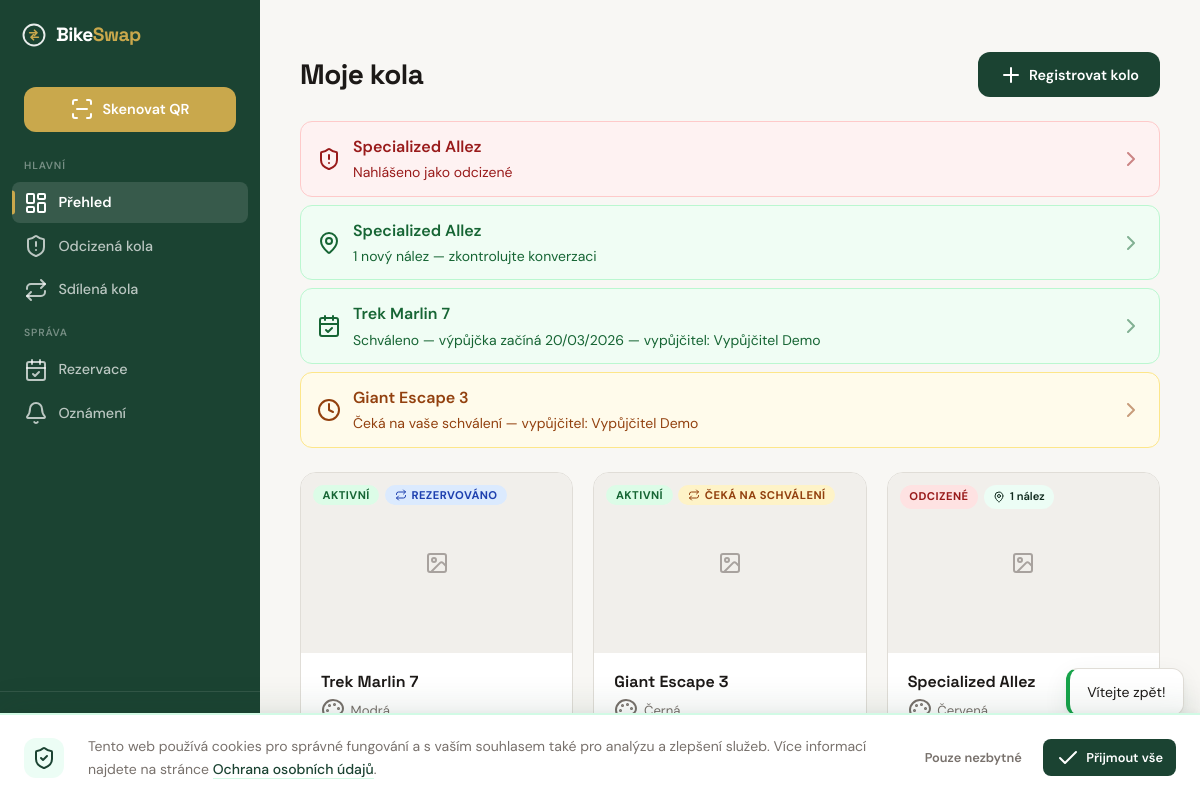
The app's page /dashboard (signed in) with its own data.
### tables this page shows
CREATE TABLE IF NOT EXISTS `bikes` (
    `id`                   INT UNSIGNED    NOT NULL AUTO_INCREMENT,
    `owner_id`             INT UNSIGNED    NOT NULL,
    `qr_hash`              VARCHAR(64)     NOT NULL,
    `brand`                VARCHAR(100)    NOT NULL,
    `model`                VARCHAR(100)    NULL DEFAULT NULL,
    `color`                VARCHAR(50)     NOT NULL,
    `frame_number`         VARCHAR(100)    NULL DEFAULT NULL,
    `year_of_manufacture`  SMALLINT UNSIGNED NULL DEFAULT NULL,
    `description`          TEXT            NULL DEFAULT NULL,
    `status`               ENUM('active', 'stolen', 'found', 'recovered', 'seized') NOT NULL DEFAULT 'active',
    `is_shared`            TINYINT(1)      NOT NULL DEFAULT 0,
    `auto_accept`          TINYINT(1)      NOT NULL DEFAULT 0,
    `availability_days`    VARCHAR(20)     DEFAULT NULL,
    `created_at`           DATETIME        NOT NULL DEFAULT CURRENT_TIMESTAMP,
    `updated_at`           DATETIME        NOT NULL DEFAULT CURRENT_TIMESTAMP ON UPDATE CURRENT_TIMESTAMP,

    PRIMARY KEY (`id`),
    UNIQUE KEY `uq_bikes_qr_hash` (`qr_hash`),
    KEY `idx_bikes_owner` (`owner_id`),
    KEY `idx_bikes_status` (`status`),
    KEY `idx_bikes_shared` (`is_shared`),
    CONSTRAINT `fk_bikes_owner` FOREIGN KEY (`owner_id`) REFERENCES `users` (`id`) ON DELETE CASCADE
);

CREATE TABLE IF NOT EXISTS `reservations` (
    `id`                 INT UNSIGNED    NOT NULL AUTO_INCREMENT,
    `bike_id`            INT UNSIGNED    NOT NULL,
    `borrower_id`        INT UNSIGNED    NOT NULL,
    `owner_id`           INT UNSIGNED    NOT NULL,
    `conversation_token` VARCHAR(64)     NOT NULL,
    `date_from`          DATE            NOT NULL,
    `date_to`            DATE            NOT NULL,
    `message`            TEXT            NULL DEFAULT NULL,
    `status`             ENUM('pending','approved','rejected','active','completed','cancelled','not_returned','disputed') NOT NULL DEFAULT 'pending',
    `not_returned_reason`  TEXT          NULL DEFAULT NULL,
    `dispute_reason`       TEXT          NULL DEFAULT NULL,
    `admin_resolution`     ENUM('borrower_guilty','owner_guilty') NULL DEFAULT NULL,
    `admin_resolved_by`    INT UNSIGNED  NULL DEFAULT NULL,
    `admin_resolved_at`    DATETIME      NULL DEFAULT NULL,
    `created_at`         DATETIME        NOT NULL DEFAULT CURRENT_TIMESTAMP,
    `updated_at`         DATETIME        NOT NULL DEFAULT CURRENT_TIMESTAMP ON UPDATE CURRENT_TIMESTAMP,

    PRIMARY KEY (`id`),
    UNIQUE KEY `uq_reservations_token` (`conversation_token`),
    KEY `idx_reservations_bike_dates` (`bike_id`, `date_from`, `date_to`, `status`),
    KEY `idx_reservations_borrower` (`borrower_id`, `status`),
    KEY `idx_reservations_owner` (`owner_id`, `status`),
    CONSTRAINT `fk_reservations_bike` FOREIGN KEY (`bike_id`) REFERENCES `bikes` (`id`) ON DELETE CASCADE,
    CONSTRAINT `fk_reservations_borrower` FOREIGN KEY (`borrower_id`) REFERENCES `users` (`id`) ON DELETE CASCADE,
    CONSTRAINT `fk_reservations_owner` FOREIGN KEY (`owner_id`) REFERENCES `users` (`id`) ON DELETE CASCADE,
    CONSTRAINT `fk_reservations_admin` FOREIGN KEY (`admin_resolved_by`) REFERENCES `users` (`id`) ON DELETE SET NULL
);

CREATE TABLE IF NOT EXISTS `users` (
    `id`                 INT UNSIGNED    NOT NULL AUTO_INCREMENT,
    `email`              VARCHAR(255)    NOT NULL,
    `password_hash`      VARCHAR(255)    NOT NULL,
    `role`               ENUM('user', 'police', 'admin') NOT NULL DEFAULT 'user',
    `first_name`         VARCHAR(50)     NOT NULL,
    `surname`            VARCHAR(50)     NOT NULL DEFAULT '',
    `phone`              VARCHAR(20)     NULL DEFAULT NULL,
    `address`            VARCHAR(255)    NULL DEFAULT NULL,
    `is_verified`        TINYINT(1)      NOT NULL DEFAULT 0,
    `verification_token` VARCHAR(64)     NULL DEFAULT NULL,
    `password_reset_token`   VARCHAR(64) NULL DEFAULT NULL,
    `password_reset_expires` DATETIME    NULL DEFAULT NULL,
    `totp_secret`        VARCHAR(255)    NULL DEFAULT NULL,
    `totp_enabled`       TINYINT(1)      NOT NULL DEFAULT 0,
    `karma_score`        INT             NOT NULL DEFAULT 0,
    `is_banned`          TINYINT(1)      NOT NULL DEFAULT 0,
    `created_at`         DATETIME        NOT NULL DEFAULT CURRENT_TIMESTAMP,
    `updated_at`         DATETIME        NOT NULL DEFAULT CURRENT_TIMESTAMP ON UPDATE CURRENT_TIMESTAMP,
    `last_login_at`      DATETIME        NULL DEFAULT NULL,

    PRIMARY KEY (`id`),
    UNIQUE KEY `uq_users_email` (`email`),
    KEY `idx_users_role` (`role`)
);

### templates/bike/my-bikes.php (the view, shortened to what the rows shown need)
<div class="page-header">
  <h1>Moje kola</h1>
</div>
<?php
  $stolenBikes = array_filter($bikes, fn($b) => $b->isStolen());
  $bikesWithFinds = array_filter($bikes, fn($b) => ($foundReportCounts[$b->getId()] ?? 0) > 0);
  $hasAlerts = !empty($stolenBikes) || !empty($bikesWithFinds) || !empty($myOpenFinds) || !empty($actionableReservations);
?>
<?php if ($hasAlerts): ?>
  <div class="dashboard-alerts mb-lg">
    <?php foreach ($stolenBikes as $bike): ?>
      <a href="/bike/<?= e($bike->getQrHash()) ?>" class="dashboard-alert-card dashboard-alert-danger">
        <i data-lucide="shield-alert"></i>
        <div>
          <strong><?= e($bike->getFullName()) ?></strong>
          <span class="text-sm">Nahlášeno jako odcizené</span>
        </div>
        <i data-lucide="chevron-right" style="margin-left:auto;opacity:0.5"></i>
      </a>
    <?php endforeach; ?>
    <?php foreach ($bikesWithFinds as $bike): ?>
      <a href="/bike/<?= e($bike->getQrHash()) ?>" class="dashboard-alert-card dashboard-alert-success">
        <i data-lucide="map-pin"></i>
        <div>
          <strong><?= e($bike->getFullName()) ?></strong>
          <?php $fc = $foundReportCounts[$bike->getId()]; ?>
          <span class="text-sm"><?= $fc ?> nový nález<?= $fc > 4 ? 'ů' : ($fc > 1 ? 'y' : '') ?> — zkontrolujte konverzaci</span>
        </div>
        <i data-lucide="chevron-right" style="margin-left:auto;opacity:0.5"></i>
      </a>
    <?php endforeach; ?>
    <?php if (!empty($actionableReservations)): ?>
      <?php foreach ($actionableReservations as $res): ?>
        <?php
          $isOwner = $res->isOwnedBy($currentUser->getId());
          $resBike = $res->getBike();
          $otherUser = $isOwner ? $res->getBorrower() : $res->getOwner();
          $status = $res->getStatus();
          if ($status === 'pending' && $isOwner) {
              $alertClass = 'dashboard-alert-warning';
              $icon = 'clock';
              $label = 'Čeká na vaše schválení';
          } elseif ($status === 'pending' && !$isOwner) {
              $alertClass = 'dashboard-alert-info';
              $icon = 'clock';
              $label = 'Čeká na schválení majitelem';
          } elseif ($status === 'approved') {
              $alertClass = 'dashboard-alert-success';
              $icon = 'calendar-check';
              $label = 'Schváleno — výpůjčka začíná ' . $res->getFormattedDateFrom();
          } elseif ($status === 'active') {
              $alertClass = 'dashboard-alert-info';
              $icon = 'bike';
              $label = 'Probíhající výpůjčka — vrácení do ' . $res->getFormattedDateTo();
          } elseif ($status === 'not_returned') {
              $alertClass = 'dashboard-alert-danger';
              $icon = 'alert-triangle';
              $label = 'Kolo nahlášeno jako nevrácené';
          } elseif ($status === 'disputed') {
              $alertClass = 'dashboard-alert-danger';
              $icon = 'flag';
              $label = 'Spor — čeká na rozhodnutí správce';
          } else {
              continue;
          }
        ?>
        <a href="/reservation/<?= $res->getId() ?>" class="dashboard-alert-card <?= $alertClass ?>">
          <i data-lucide="<?= $icon ?>"></i>
          <div>
            <strong><?= $resBike ? e($resBike->getFullName()) : 'Rezervace #' . $res->getId() ?></strong>
            <span class="text-sm">
              <?= $label ?>
              <?php if ($otherUser): ?>
                — <?= $isOwner ? 'vypůjčitel' : 'majitel' ?>: <?= e($otherUser->getFullName()) ?>
              <?php endif; ?>
            </span>
          </div>
          <i data-lucide="chevron-right" style="margin-left:auto;opacity:0.5"></i>
        </a>
      <?php endforeach; ?>
    <?php endif; ?>
  </div>
<?php endif; ?>
<?php if (empty($bikes)): ?>
  <div class="empty-state">
    <i data-lucide="bike"></i>
    <h3>Zatím nemáte žádné kolo</h3>
    <p>Zaregistrujte své první kolo a získejte unikátní QR kód pro jeho ochranu.</p>
    <a href="/bike/new" class="btn btn-primary">
      <i data-lucide="plus"></i> Zaregistrovat první kolo
    </a>
  </div>
<?php else: ?>
  <div class="bike-grid">
    <?php foreach ($bikes as $bike): ?>
      <a href="/bike/<?= e($bike->getQrHash()) ?>" class="bike-card card-hover" style="text-decoration:none;color:inherit">
        <div class="bike-card-photo-wrap">
          <?php $primaryPhoto = $bike->getPrimaryPhoto(); ?>
          <?php if ($primaryPhoto): ?>
            <img src="<?= e($primaryPhoto->getUrl()) ?>"
                 alt="<?= e($bike->getFullName()) ?>"
                 class="bike-card-photo">
          <?php else: ?>
            <div class="bike-card-photo-placeholder"><i data-lucide="image"></i></div>
          <?php endif; ?>
          <div class="bike-card-badges">
            <?php
              $statusLabels = [
                'active' => 'Aktivní',
                'stolen' => 'Odcizené',
                'shared' => 'Sdílené',
                'inactive' => 'Neaktivní',
                'seized' => 'Odvezeno',
              ];
            ?>
            <span class="status-badge status-<?= e($bike->getStatus()) ?>">
              <?= e($statusLabels[$bike->getStatus()] ?? $bike->getStatus()) ?>
            </span>
            <?php $frCount = $foundReportCounts[$bike->getId()] ?? 0; ?>
            <?php if ($frCount > 0): ?>
              <span class="found-report-badge">
                <i data-lucide="map-pin" style="width:12px;height:12px"></i>
                <?= $frCount ?> nález<?= $frCount > 4 ? 'ů' : ($frCount > 1 ? 'y' : '') ?>
              </span>
            <?php endif; ?>
            <?php $resStatus = $reservationStatuses[$bike->getId()] ?? null; ?>
            <?php if ($resStatus): ?>
              <?php
                $resLabels = ['pending' => 'Čeká na schválení', 'approved' => 'Rezervováno', 'active' => 'Zapůjčeno', 'not_returned' => 'Nevráceno', 'disputed' => 'Ve sporu'];
                $resClasses = ['pending' => 'status-pending', 'approved' => 'status-found', 'active' => 'status-active', 'not_returned' => 'status-stolen', 'disputed' => 'status-stolen'];
              ?>
              <span class="status-badge <?= $resClasses[$resStatus] ?? '' ?>">
                <i data-lucide="repeat" style="width:12px;height:12px"></i>
                <?= $resLabels[$resStatus] ?? $resStatus ?>
              </span>
            <?php endif; ?>
          </div>
        </div>
        <div class="bike-card-body">
          <div class="bike-card-name"><?= e($bike->getFullName()) ?></div>
          <div class="bike-card-meta">
            <i data-lucide="palette"></i> <?= e($bike->getColor()) ?>
          </div>
        </div>
      </a>
    <?php endforeach; ?>
  </div>
<?php endif; ?>

### records on screen
bikes: $bike->getFullName() "Specialized Allez", id "1", status "ODCIZENÉ", color "Červená"
reservations: bike.model "Trek Marlin 7", date_from "Schváleno — výpůjčka začíná 20/03/2026", shows "vypůjčitel", borrower.surname "Vypůjčitel Demo"
reservations: bike.model "Giant Escape 3", label "Čeká na vaše schválení", shows "vypůjčitel", borrower.surname "Vypůjčitel Demo"
bikes: status "AKTIVNÍ", id "REZERVOVÁNO", $bike->getFullName() "Trek Marlin 7", color "Modrá"
bikes: status "AKTIVNÍ", id "ČEKÁ NA SCHVÁLENÍ", $bike->getFullName() "Giant Escape 3", color "Černá"
